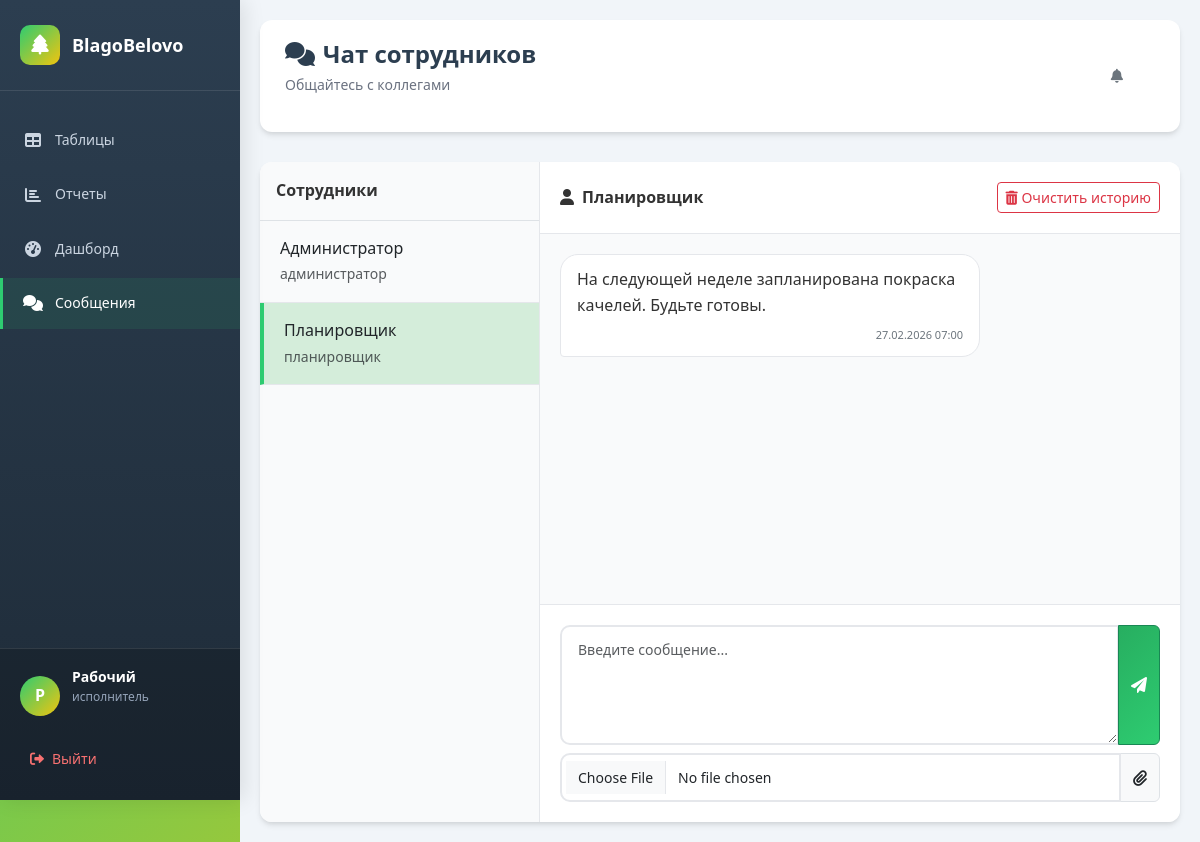
Page /chat.php?contact_id=2 (signed in) on the committed database.
### tables this page shows
CREATE TABLE `users` (
  `id` int(11) NOT NULL AUTO_INCREMENT,
  `login` varchar(50) NOT NULL,
  `password` varchar(255) NOT NULL,
  `full_name` varchar(150) DEFAULT NULL,
  `role` varchar(30) DEFAULT NULL,
  PRIMARY KEY (`id`),
  UNIQUE KEY `login` (`login`)
);

CREATE TABLE `messages` (
  `id` int(11) NOT NULL AUTO_INCREMENT,
  `sender_id` int(11) NOT NULL,
  `receiver_id` int(11) NOT NULL,
  `message` text NOT NULL,
  `file_name` varchar(255) DEFAULT NULL,
  `file_path` varchar(255) DEFAULT NULL,
  `is_read` tinyint(1) DEFAULT 0,
  `deleted_by_sender` tinyint(1) NOT NULL DEFAULT 0,
  `deleted_by_receiver` tinyint(1) NOT NULL DEFAULT 0,
  `created_at` timestamp NOT NULL DEFAULT current_timestamp(),
  PRIMARY KEY (`id`),
  KEY `sender_id` (`sender_id`),
  KEY `receiver_id` (`receiver_id`),
  CONSTRAINT `messages_ibfk_1` FOREIGN KEY (`sender_id`) REFERENCES `users` (`id`) ON DELETE CASCADE,
  CONSTRAINT `messages_ibfk_2` FOREIGN KEY (`receiver_id`) REFERENCES `users` (`id`) ON DELETE CASCADE
);

### chat.php (the view, shortened to what this page needs)
<?php
require 'db.php';
$current_user_id = $_SESSION['user_id'];
$users = $pdo->prepare("SELECT id, login, full_name, role FROM users WHERE id != ? ORDER BY full_name");
$users->execute([$current_user_id]);
$users = $users->fetchAll();
$contact_id = isset($_GET['contact_id']) ? (int)$_GET['contact_id'] : 0;
$contact = null;
$messages = [];
if ($contact_id) {
    $stmt = $pdo->prepare("SELECT id, login, full_name FROM users WHERE id = ?");
    $stmt->execute([$contact_id]);
    $contact = $stmt->fetch();
    if ($contact) {
        $stmt = $pdo->prepare("
            SELECT * FROM messages
            WHERE (sender_id = ? AND receiver_id = ? AND deleted_by_sender = 0)
               OR (sender_id = ? AND receiver_id = ? AND deleted_by_receiver = 0)
            ORDER BY created_at ASC
        ");
        $stmt->execute([$current_user_id, $contact_id, $contact_id, $current_user_id]);
        $messages = $stmt->fetchAll();
    } else {
        $contact_id = 0;
    }
}
$user_display_name = $_SESSION['full_name'] ?? $_SESSION['login'] ?? 'Пользователь';
?>
<!DOCTYPE html>
<html lang="ru">
<head>
    <link href="https://cdn.jsdelivr.net/npm/bootstrap@5.3.0/dist/css/bootstrap.min.css" rel="stylesheet">
    <link rel="stylesheet" href="https://cdnjs.cloudflare.com/ajax/libs/font-awesome/6.0.0/css/all.min.css">
    <link rel="stylesheet" href="style.css">
</head>
<body class="admin-panel">
    <nav class="sidebar">
        <div class="sidebar-header">
            <div class="sidebar-logo"><i class="fas fa-tree"></i></div>
            <div class="sidebar-title">BlagoBelovo</div>
        </div>
        <ul class="sidebar-nav">
            <li class="nav-item"><a href="index.php" class="nav-link"><i class="nav-icon fas fa-table"></i><span>Таблицы</span></a></li>
            <li class="nav-item"><a href="reports.php" class="nav-link"><i class="nav-icon fas fa-chart-bar"></i><span>Отчеты</span></a></li>
            <li class="nav-item"><a href="dashboard.php" class="nav-link"><i class="nav-icon fas fa-tachometer-alt"></i><span>Дашборд</span></a></li>
            <li class="nav-item"><a href="chat.php" class="nav-link active"><i class="nav-icon fas fa-comments"></i><span>Сообщения</span></a></li>
        </ul>
        <div class="sidebar-footer">
            <div class="user-info">
                <div class="user-avatar"><?= mb_substr($user_display_name, 0, 1, 'UTF-8') ?></div>
                <div class="user-details">
                    <h4><?= htmlspecialchars($user_display_name) ?></h4>
                    <p><?= htmlspecialchars($_SESSION['role'] ?? 'Пользователь') ?></p>
                </div>
            </div>
            <a href="index.php?action=logout" class="logout-btn"><i class="fas fa-sign-out-alt"></i><span>Выйти</span></a>
        </div>
    </nav>
    <main class="main-content">
        <div class="content-header fade-in">
            <div class="header-title">
                <h1><i class="fas fa-comments me-2"></i>Чат сотрудников</h1>
                <p>Общайтесь с коллегами</p>
            </div>
            <div class="header-actions">
                <div class="dropdown d-inline-block me-2">
                    <button class="btn btn-outline-secondary position-relative" type="button" data-bs-toggle="dropdown">
                        <i class="fas fa-bell"></i>
                    </button>
                </div>
            </div>
        </div>
        <div class="chat-container">
            <div class="contacts-sidebar">
                <div class="p-3 fw-bold border-bottom">Сотрудники</div>
                <?php foreach ($users as $user):
                ?>
                    <a href="chat.php?contact_id=<?= $user['id'] ?>" class="text-decoration-none text-dark">
                        <div class="contact-item <?= $contact_id == $user['id'] ? 'active' : '' ?>">
                            <div class="d-flex justify-content-between align-items-center">
                                <span class="contact-name"><?= htmlspecialchars($user['full_name'] ?: $user['login']) ?></span>
                            </div>
                            <small class="text-muted"><?= htmlspecialchars($user['role']) ?></small>
                        </div>
                    </a>
                <?php endforeach; ?>
            </div>
            <div class="chat-main">
                <?php if ($contact): ?>
                    <div class="chat-header d-flex justify-content-between align-items-center">
                        <div>
                            <i class="fas fa-user me-2"></i><?= htmlspecialchars($contact['full_name'] ?: $contact['login']) ?>
                        </div>
                        <div>
                            <form method="POST" style="display: inline;" onsubmit="return confirm('Очистить историю переписки с этим пользователем? Это удалит сообщения только для вас, другой пользователь их по-прежнему будет видеть.');">
                                <button type="submit" name="clear_history" class="btn btn-sm btn-outline-danger">
                                    <i class="fas fa-trash-alt"></i> Очистить историю
                                </button>
                            </form>
                        </div>
                    </div>
                    <div class="chat-messages" id="chatMessages">
                        <?php foreach ($messages as $msg):
                            $isMine = $msg['sender_id'] == $current_user_id;
                        ?>
                            <div class="message <?= $isMine ? 'sent' : 'received' ?>" id="msg-<?= $msg['id'] ?>">
                                <div class="message-bubble">
                                    <?= nl2br(htmlspecialchars($msg['message'])) ?>
                                    <div class="d-flex align-items-center justify-content-end mt-1">
                                        <span class="message-time"><?= date('d.m.Y H:i', strtotime($msg['created_at'])) ?></span>
                                    </div>
                                </div>
                            </div>
                        <?php endforeach; ?>
                    </div>
                    <div class="chat-input">
                        <form method="POST" enctype="multipart/form-data">
                            <div class="input-group mb-2">
                                <textarea name="message" class="form-control" rows="2" placeholder="Введите сообщение..."></textarea>
                                <button type="submit" name="send_message" class="btn btn-success">
                                    <i class="fas fa-paper-plane"></i>
                                </button>
                            </div>
                            <div class="input-group">
                                <input type="file" name="attachment" class="form-control" accept=".jpg,.jpeg,.png,.pdf,.doc,.docx">
                                <span class="input-group-text"><i class="fas fa-paperclip"></i></span>
                            </div>
                        </form>
                    </div>
                <?php endif; ?>
            </div>
        </div>
    </main>
</body>
</html>

### style.css (style rules this page uses)
:root { --primary: #2ecc71; --primary-dark: #27ae60; --secondary: #f1c40f; --success: #27ae60; --danger: #e74c3c; --warning: #f39c12; --info: #3498db; --dark: #2c3e50; --light: #ecf0f1; --sidebar-width: 260px; --header-height: 70px; --border-radius: 12px; --shadow: 0 4px 6px -1px rgba(0, 0, 0, 0.1), 0 2px 4px -1px rgba(0, 0, 0, 0.06); --shadow-lg: 0 10px 25px -5px rgba(0, 0, 0, 0.1), 0 10px 10px -5px rgba(0, 0, 0, 0.04); --transition: all 0.3s cubic-bezier(0.4, 0, 0.2, 1); }
* { margin: 0; padding: 0; box-sizing: border-box; font-family: 'Segoe UI', system-ui, -apple-system, sans-serif; }
body { background: linear-gradient(135deg, var(--primary) 0%, var(--secondary) 100%); min-height: 100vh; color: #333; line-height: 1.6; }
.admin-panel { display: flex; min-height: 100vh; }
.sidebar { width: var(--sidebar-width); background: linear-gradient(180deg, #2c3e50 0%, #1e2b38 100%); color: white; position: fixed; height: 100vh; overflow-y: auto; z-index: 100; box-shadow: 4px 0 20px rgba(0, 0, 0, 0.1); transition: var(--transition); }
.sidebar-header { padding: 25px 20px; border-bottom: 1px solid rgba(255, 255, 255, 0.1); display: flex; align-items: center; gap: 12px; }
.sidebar-logo { width: 40px; height: 40px; background: linear-gradient(135deg, var(--primary), var(--secondary)); border-radius: 10px; display: flex; align-items: center; justify-content: center; font-size: 20px; font-weight: bold; }
.sidebar-title { font-size: 18px; font-weight: 700; color: white; }
.sidebar-nav { padding: 20px 0; }
.nav-item { list-style: none; margin: 4px 0; }
.nav-link { display: flex; align-items: center; gap: 12px; padding: 14px 20px; color: #cbd5e1; text-decoration: none; transition: var(--transition); border-left: 3px solid transparent; font-size: 14px; font-weight: 500; }
.nav-link.active { background: rgba(46, 204, 113, 0.1); color: white; border-left-color: var(--primary); }
.nav-icon { width: 20px; text-align: center; font-size: 16px; }
.sidebar-footer { padding: 20px; border-top: 1px solid rgba(255, 255, 255, 0.1); margin-top: auto; position: absolute; bottom: 0; width: 100%; background: rgba(0, 0, 0, 0.2); }
.user-info { display: flex; align-items: center; gap: 12px; margin-bottom: 15px; }
.user-avatar { width: 40px; height: 40px; background: linear-gradient(135deg, var(--primary), var(--secondary)); border-radius: 50%; display: flex; align-items: center; justify-content: center; font-weight: 600; color: white; }
.user-details h4 { font-size: 14px; font-weight: 600; margin-bottom: 2px; }
.user-details p { font-size: 12px; color: #94a3b8; }
.logout-btn { display: flex; align-items: center; gap: 8px; color: #f87171; text-decoration: none; font-size: 14px; font-weight: 500; padding: 10px; border-radius: 8px; transition: var(--transition); }
.main-content { flex: 1; margin-left: var(--sidebar-width); padding: 20px; background: #f1f5f9; min-height: 100vh; }
.content-header { background: white; padding: 25px 30px; border-radius: var(--border-radius); margin-bottom: 30px; box-shadow: var(--shadow); display: flex; justify-content: space-between; align-items: center; }
.header-title h1 { font-size: 28px; font-weight: 700; color: var(--dark); margin-bottom: 5px; }
.header-title p { color: #6b7280; font-size: 14px; }
.header-actions .btn { padding: 12px 24px; border-radius: 10px; font-weight: 600; font-size: 14px; border: none; cursor: pointer; transition: var(--transition); display: inline-flex; align-items: center; gap: 8px; }
.btn-success { background: linear-gradient(135deg, var(--success), var(--primary)); color: white; }
.form-control, .form-select { border: 2px solid #e5e7eb; border-radius: 10px; padding: 12px 16px; font-size: 14px; transition: var(--transition); }
textarea.form-control { min-height: 120px; resize: vertical; }
.fade-in { animation: fadeIn 0.5s ease-out; }
@media (max-width: 1366px) { .sidebar { width: 240px; } }
@media (max-width: 1366px) { .main-content { margin-left: 240px; } }
@media (max-width: 1366px) { .content-header { padding: 20px 25px; } }
@media (max-width: 1366px) { .content-header h1 { font-size: 24px; } }

### rows in the picture
users: full_name "Администратор", role "администратор"
users: full_name "Планировщик", role "планировщик"
messages: message "На следующей неделе запланирована покраска качелей. Будьте готовы.", created_at "27.02.2026 07:00"

### other values in the picture
mb_substr($user_display_name, 0, 1, 'UTF-8') "Р"
$user_display_name "Рабочий"
$_SESSION['role'] "исполнитель"
